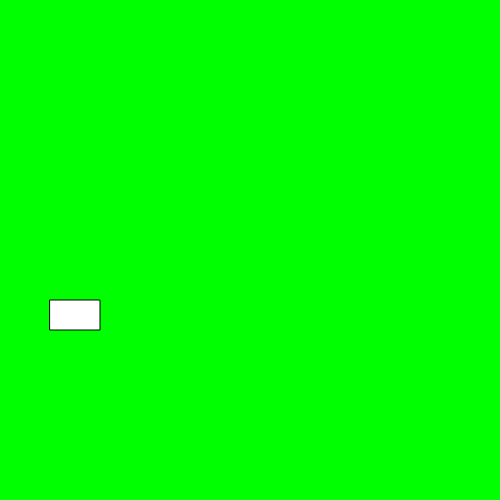
Frame 1 (no input)
Frame 60 (no input): identical to frame 1, image omitted
Frame 120 (the mouse pressed at the canvas centre since frame 60): identical to frame 1, image omitted

The p5.js sketch that drew this single still picture (run headless with seeded random() and noise() and a simulated clock; from frame 60 on, the mouse is pressed at the canvas centre):

// p5.js sketch
// ── sketch.js


function setup(){
  createCanvas(500, 500);
  background(0, 255, 0);

  rect(50, 300, 50, 30);
}

function draw(){

}
